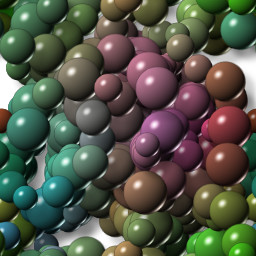
//> input picture aula8-Filtragem-no-domínio-espacial2/parte1-tiltshift/blend2.jpg, 256 x 256 px
$ ./tiltshift   (built with g++ and OpenCV 4)
//> lines starting //> are read from the running program, lines starting //| are printed output that depends on the picture
//Alunos: Gustavo Arildo Felix e Ronaldo Carvalho, Topicos 2 de informatica, atividade 6 parte 1
#include <iostream>
#include <opencv2/opencv.hpp>

using namespace cv;
using namespace std;

double alfa;
double l1, l2;

int y_max;

int altura = 0;
int centro = 0;
int decaimento = 1;

int regiao_slider = 0;
int decaimento_slider = 0;
int centro_slider = 0;

int maximo = 100;

Mat image1, image2;
Mat image32f, imageFiltered, result;
Mat mask(3, 3, CV_32F), mask1;

char TrackbarName[50];

//ajuste de altura da regiao central focalizada
void on_trackbar_regiao(int, void *)
{
  //centro da imagem definido
  altura = (double)(regiao_slider * y_max) / maximo;

  //definidas as operacoes matematicas de l1 e l2
  l1 = centro - altura / 2;
  l2 = centro + altura / 2;

  for (int i = 0; i < result.size().height; i++)
  {
    alfa = 0.5 * (tanh((i - l1) / decaimento) - tanh((i - l2) / decaimento));
    addWeighted(image1.row(i), alfa, result.row(i), 1.0 - alfa, 0.0, image2.row(i));
  }

  imshow("Tiltshift", image2);
  imwrite("Tiltshift.png", image2);
}

//ajuste regulador de forca de decaimento da regiao borrada
void on_trackbar_decaimento(int, void *)
{
  //o minimo de decaimento é 1 por causa do alfa
  decaimento = (double)decaimento_slider + 1;
  on_trackbar_regiao(regiao_slider, 0);
}

//ajuste regulador da posicao vertical do centro da regiao focalisada
void on_trackbar_centro(int, void *)
{
  centro = (double)(centro_slider * y_max) / maximo;
  on_trackbar_regiao(regiao_slider, 0);
}

int main(int argvc, char **argv)
{
  float media[] = {1, 1, 1,
                   1, 1, 1,
                   1, 1, 1};

  image1 = imread("blend2.jpg");
//> image1 is the input picture: 256 rows x 256 cols, CV_8UC3; mean B, G, R 71.6, 86.1, 82.2
  image2 = image1.clone();

  y_max = image1.size().height;
//> y_max = 256

  mask = Mat(3, 3, CV_32F, media);
  scaleAdd(mask, 1 / 9.0, Mat::zeros(3, 3, CV_32F), mask1);
  swap(mask, mask1);
  image2.convertTo(image32f, CV_32F);

  // para que possa ficar mais evidente o borramento na imagem ele ocorre muitas vezes
  for (int i = 0; i < 15; i++)
    filter2D(image32f, imageFiltered, image32f.depth(), mask, Point(2, 2), 0);
//> this loop made 15 passes
//> pass 1, `filter2D(image32f, imageFiltered, image32f.depth(), mask, Point(2, 2),..`:
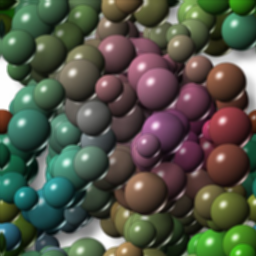
//> imageFiltered: 256 rows x 256 cols, CV_32FC3; mean B, G, R 71.6, 86.1, 82.2

  //result armazena a imagem borrada
  imageFiltered.convertTo(result, CV_8U);

  namedWindow("Tiltshift", 1);

  sprintf(TrackbarName, "Regiao Central: ");
  createTrackbar(TrackbarName, "Tiltshift",
                 &regiao_slider,
                 maximo,
                 on_trackbar_regiao);
//> slider 'Regiao Central: ' is set to 33
  on_trackbar_regiao(regiao_slider, 0);
//> after the loop in on_trackbar_regiao, `for (int i = 0; i < result.size().height; i++)`:
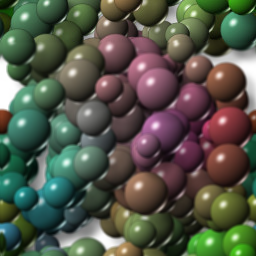
//> image2: 256 rows x 256 cols, CV_8UC3; mean B, G, R 71.7, 86.1, 82.2

  sprintf(TrackbarName, "Decaimento: ");
  createTrackbar(TrackbarName, "Tiltshift",
                 &decaimento_slider,
                 maximo,
                 on_trackbar_decaimento);
//> slider 'Decaimento: ' is set to 33
  on_trackbar_decaimento(decaimento_slider, 0);

  sprintf(TrackbarName, "Centro da Regiao: ");
  createTrackbar(TrackbarName, "Tiltshift",
                 &centro_slider,
                 maximo,
                 on_trackbar_centro);
//> slider 'Centro da Regiao: ' is set to 33
  on_trackbar_centro(centro_slider, 0);
//> after the loop in on_trackbar_regiao (call 3), `for (int i = 0; i < result.size().height; i++)`:
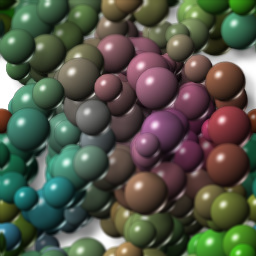
//> image2: 256 rows x 256 cols, CV_8UC3; mean B, G, R 71.7, 86, 82.2

  waitKey(0);
  return 0;
}

$ run again, with aula8-Filtragem-no-domínio-espacial2/parte1-tiltshift/blend1.jpg copied over aula8-Filtragem-no-domínio-espacial2/parte1-tiltshift/blend2.jpg
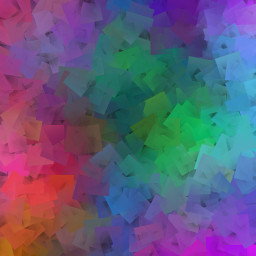
//> input picture aula8-Filtragem-no-domínio-espacial2/parte1-tiltshift/blend1.jpg, 256 x 256 px
//> image1 is the input picture: 256 rows x 256 cols, CV_8UC3; mean B, G, R 122.3, 90.9, 96.8
//> the loop `for (int i = 0; i < 15; i++)` made 15 passes
//> pass 1, `filter2D(image32f, imageFiltered, image32f.depth(), mask, Point(2, 2),..`:
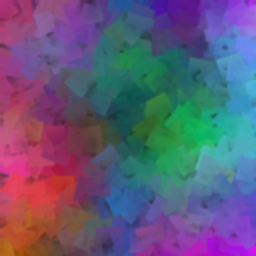
//> imageFiltered: 256 rows x 256 cols, CV_32FC3; mean B, G, R 122, 90.7, 97
